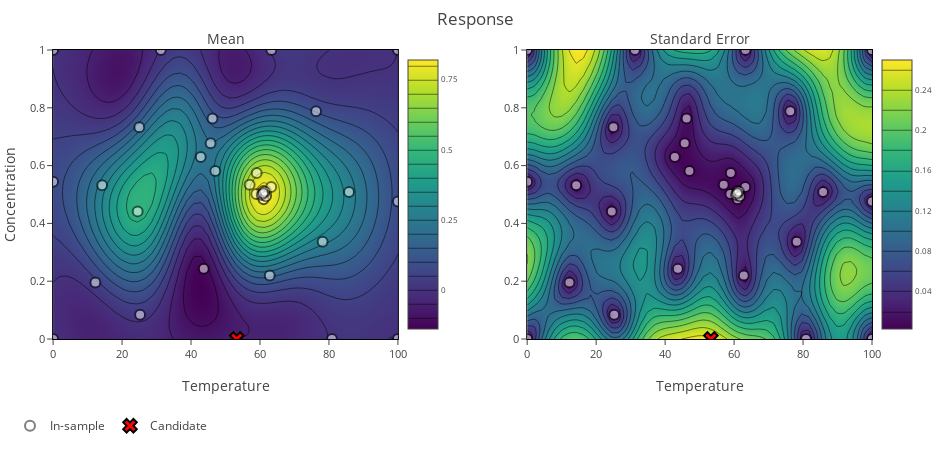

Notebook code cell kept with this figure:
### Markdown cell above
Now le'ts plot the model:

### Code cell
bo.plot_model()

### Figure 1 — Plotly figure (JSON) as saved in the notebook; plotly's stock layout.template omitted (floating-point values rounded to 4 significant figures; data arrays with more than 128 entries replaced by an {"elided": "..."} marker saying what was removed)
{"data": [{"autocolorscale": false, "autocontour": true, "colorbar": {"tickfont": {"size": 8}, "ticksuffix": "", "x": 0.45, "y": 0.5}, "colorscale": [[0, "#440154"], [0.1111, "#482878"], [0.2222, "#3e4989"], [0.3333, "#31688e"], [0.4444, "#26828e"], [0.5556, "#1f9e89"], [0.6667, "#35b779"], [0.7778, "#6ece58"], [0.8889, "#b5de2b"], [1, "#fde725"]], "contours": {"coloring": "heatmap"}, "hoverinfo": "x+y+z", "ncontours": 25, "type": "contour", "x": [0, 2.041, 4.082, 6.122, 8.163, 10.2, 12.24, 14.29, 16.33, 18.37, 20.41, 22.45, 24.49, 26.53, 28.57, 30.61, 32.65, 34.69, 36.73, 38.78, 40.82, 42.86, 44.9, 46.94, 48.98, 51.02, 53.06, 55.1, 57.14, 59.18, 61.22, 63.27, 65.31, 67.35, 69.39, 71.43, 73.47, 75.51, 77.55, 79.59, 81.63, 83.67, 85.71, 87.76, 89.8, 91.84, 93.88, 95.92, 97.96, 100], "xaxis": "x", "y": [0, 0.02041, 0.04082, 0.06122, 0.08163, 0.102, 0.1224, 0.1429, 0.1633, 0.1837, 0.2041, 0.2245, 0.2449, 0.2653, 0.2857, 0.3061, 0.3265, 0.3469, 0.3673, 0.3878, 0.4082, 0.4286, 0.449, 0.4694, 0.4898, 0.5102, 0.5306, 0.551, 0.5714, 0.5918, 0.6122, 0.6327, 0.6531, 0.6735, 0.6939, 0.7143, 0.7347, 0.7551, 0.7755, 0.7959, 0.8163, 0.8367, 0.8571, 0.8776, 0.898, 0.9184, 0.9388, 0.9592, 0.9796, 1], "yaxis": "y", "z": {"elided": "50x50 float values"}, "zauto": true, "zmax": 0.8196, "zmin": -0.8196}, {"autocolorscale": false, "autocontour": true, "colorbar": {"tickfont": {"size": 8}, "ticksuffix": "", "x": 1, "y": 0.5}, "colorscale": [[0, "#440154"], [0.1111, "#482878"], [0.2222, "#3e4989"], [0.3333, "#31688e"], [0.4444, "#26828e"], [0.5556, "#1f9e89"], [0.6667, "#35b779"], [0.7778, "#6ece58"], [0.8889, "#b5de2b"], [1, "#fde725"]], "contours": {"coloring": "heatmap"}, "hoverinfo": "x+y+z", "ncontours": 25, "type": "contour", "x": [0, 2.041, 4.082, 6.122, 8.163, 10.2, 12.24, 14.29, 16.33, 18.37, 20.41, 22.45, 24.49, 26.53, 28.57, 30.61, 32.65, 34.69, 36.73, 38.78, 40.82, 42.86, 44.9, 46.94, 48.98, 51.02, 53.06, 55.1, 57.14, 59.18, 61.22, 63.27, 65.31, 67.35, 69.39, 71.43, 73.47, 75.51, 77.55, 79.59, 81.63, 83.67, 85.71, 87.76, 89.8, 91.84, 93.88, 95.92, 97.96, 100], "xaxis": "x2", "y": [0, 0.02041, 0.04082, 0.06122, 0.08163, 0.102, 0.1224, 0.1429, 0.1633, 0.1837, 0.2041, 0.2245, 0.2449, 0.2653, 0.2857, 0.3061, 0.3265, 0.3469, 0.3673, 0.3878, 0.4082, 0.4286, 0.449, 0.4694, 0.4898, 0.5102, 0.5306, 0.551, 0.5714, 0.5918, 0.6122, 0.6327, 0.6531, 0.6735, 0.6939, 0.7143, 0.7347, 0.7551, 0.7755, 0.7959, 0.8163, 0.8367, 0.8571, 0.8776, 0.898, 0.9184, 0.9388, 0.9592, 0.9796, 1], "yaxis": "y2", "z": {"elided": "50x50 float values"}}, {"hoverinfo": "text", "legendgroup": "In-sample", "marker": {"color": "white", "line": {"color": "black", "width": 2}, "opacity": 0.5, "size": 10, "symbol": "circle"}, "mode": "markers", "name": "In-sample", "text": ["<b>Sample 1:</b>\n<br>Temperature: 0.0 <br>Concentration: 0.0 <br>Response: 0.0005530843449776\n", "<b>Sample 2:</b>\n<br>Temperature: 100.0 <br>Concentration: 0.0 <br>Response: 0.0005530843701466\n", "<b>Sample 3:</b>\n<br>Temperature: 0.0 <br>Concentration: 1.0 <br>Response: 0.0005530843667414\n", "<b>Sample 4:</b>\n<br>Temperature: 100.0 <br>Concentration: 1.0 <br>Response: 0.0005530843701476\n", "<b>Sample 5:</b>\n<br>Temperature: 62.827444076538086 <br>Concentration: 0.21987898647785187 <br>Response: 0.16359252558280818\n", "<b>Sample 6:</b>\n<br>Temperature: 25.22563636302948 <br>Concentration: 0.08396358042955399 <br>Response: 0.015747053190651998\n", "<b>Sample 7:</b>\n<br>Temperature: 12.258349359035492 <br>Concentration: 0.1955520063638687 <br>Response: 0.03769045776772895\n", "<b>Sample 8:</b>\n<br>Temperature: 45.680248737335205 <br>Concentration: 0.6774510145187378 <br>Response: 0.20453226286159065\n", "<b>Sample 9:</b>\n<br>Temperature: 43.690651655197144 <br>Concentration: 0.2427900731563568 <br>Response: -0.11894661744856871\n", "<b>Sample 10:</b>\n<br>Temperature: 46.231878650784914 <br>Concentration: 0.7626778274681282 <br>Response: 0.1225880213219071\n", "<b>Sample 11:</b>\n<br>Temperature: 42.822415167742385 <br>Concentration: 0.6300715149421501 <br>Response: 0.2283837736041393\n", "<b>Sample 12:</b>\n<br>Temperature: 47.04882198092351 <br>Concentration: 0.5814474366703758 <br>Response: 0.2573078067774932\n", "<b>Sample 13:</b>\n<br>Temperature: 56.98931881485253 <br>Concentration: 0.5340205516441344 <br>Response: 0.7448999190476617\n", "<b>Sample 14:</b>\n<br>Temperature: 59.04040786112566 <br>Concentration: 0.574627462659008 <br>Response: 0.732513316948433\n", "<b>Sample 15:</b>\n<br>Temperature: 58.9203642561763 <br>Concentration: 0.5018380571157174 <br>Response: 0.8006079309947899\n", "<b>Sample 16:</b>\n<br>Temperature: 61.2536263711405 <br>Concentration: 0.501719119243089 <br>Response: 0.8202252546828599\n", "<b>Sample 17:</b>\n<br>Temperature: 24.990394370315204 <br>Concentration: 0.7325257840745191 <br>Response: 0.17811007918339736\n", "<b>Sample 18:</b>\n<br>Temperature: 63.25008542842016 <br>Concentration: 0.5262742547240925 <br>Response: 0.7988224594500662\n", "<b>Sample 19:</b>\n<br>Temperature: 85.81791649606808 <br>Concentration: 0.5089659039660991 <br>Response: 0.2767803446305364\n", "<b>Sample 20:</b>\n<br>Temperature: 76.26742075776065 <br>Concentration: 0.7882883027069347 <br>Response: 0.09515627482069629\n", "<b>Sample 21:</b>\n<br>Temperature: 100.0 <br>Concentration: 0.4755099178624831 <br>Response: 0.08110624781141997\n", "<b>Sample 22:</b>\n<br>Temperature: 61.01874936755308 <br>Concentration: 0.4836331353832935 <br>Response: 0.8133251829471219\n", "<b>Sample 23:</b>\n<br>Temperature: 60.92851807392555 <br>Concentration: 0.5125392957679583 <br>Response: 0.8188129558408913\n", "<b>Sample 24:</b>\n<br>Temperature: 0.0 <br>Concentration: 0.5437324800455506 <br>Response: 0.07900448850909206\n", "<b>Sample 25:</b>\n<br>Temperature: 80.86337056786743 <br>Concentration: 0.0 <br>Response: 0.002599169522500366\n", "<b>Sample 26:</b>\n<br>Temperature: 31.2426502892772 <br>Concentration: 1.0 <br>Response: 0.004419692661712699\n", "<b>Sample 27:</b>\n<br>Temperature: 24.525704118243144 <br>Concentration: 0.44160743784510625 <br>Response: 0.4745637903399084\n", "<b>Sample 28:</b>\n<br>Temperature: 60.56687730344574 <br>Concentration: 0.49809813378717555 <br>Response: 0.8181235793629409\n", "<b>Sample 29:</b>\n<br>Temperature: 14.218530605870479 <br>Concentration: 0.5321109437777619 <br>Response: 0.2722165159474929\n", "<b>Sample 30:</b>\n<br>Temperature: 78.16631294340917 <br>Concentration: 0.3361487965101418 <br>Response: 0.2643901594885592\n", "<b>Sample 31:</b>\n<br>Temperature: 63.30913347038772 <br>Concentration: 1.0 <br>Response: 0.005569880070516744\n", "<b>Sample 32:</b>\n<br>Temperature: 61.72567298023874 <br>Concentration: 0.4936855380407609 <br>Response: 0.818034766665129\n", "<b>Sample 33:</b>\n<br>Temperature: 61.404540858596064 <br>Concentration: 0.5100632974532221 <br>Response: 0.8194848064279914\n", "<b>Sample 34:</b>\n<br>Temperature: 60.87665704982124 <br>Concentration: 0.5045082034390123 <br>Response: 0.8198775237924788\n"], "type": "scatter", "x": [0, 42.82, 47.05, 56.99, 59.04, 58.92, 61.25, 24.99, 63.25, 85.82, 76.27, 100, 100, 61.02, 60.93, 0, 80.86, 31.24, 24.53, 60.57, 14.22, 78.17, 0, 63.31, 61.73, 61.4, 60.88, 100, 62.83, 25.23, 12.26, 45.68, 43.69, 46.23], "xaxis": "x", "y": [0, 0.6301, 0.5814, 0.534, 0.5746, 0.5018, 0.5017, 0.7325, 0.5263, 0.509, 0.7883, 0, 0.4755, 0.4836, 0.5125, 0.5437, 0, 1, 0.4416, 0.4981, 0.5321, 0.3361, 1, 1, 0.4937, 0.5101, 0.5045, 1, 0.2199, 0.08396, 0.1956, 0.6775, 0.2428, 0.7627], "yaxis": "y"}, {"hoverinfo": "text", "legendgroup": "In-sample", "marker": {"color": "white", "line": {"color": "black", "width": 2}, "opacity": 0.5, "size": 10, "symbol": "circle"}, "mode": "markers", "name": "In-sample", "showlegend": false, "text": ["<b>Sample 1:</b>\n<br>Temperature: 0.0 <br>Concentration: 0.0 <br>Response: 0.0005530843449776\n", "<b>Sample 2:</b>\n<br>Temperature: 100.0 <br>Concentration: 0.0 <br>Response: 0.0005530843701466\n", "<b>Sample 3:</b>\n<br>Temperature: 0.0 <br>Concentration: 1.0 <br>Response: 0.0005530843667414\n", "<b>Sample 4:</b>\n<br>Temperature: 100.0 <br>Concentration: 1.0 <br>Response: 0.0005530843701476\n", "<b>Sample 5:</b>\n<br>Temperature: 62.827444076538086 <br>Concentration: 0.21987898647785187 <br>Response: 0.16359252558280818\n", "<b>Sample 6:</b>\n<br>Temperature: 25.22563636302948 <br>Concentration: 0.08396358042955399 <br>Response: 0.015747053190651998\n", "<b>Sample 7:</b>\n<br>Temperature: 12.258349359035492 <br>Concentration: 0.1955520063638687 <br>Response: 0.03769045776772895\n", "<b>Sample 8:</b>\n<br>Temperature: 45.680248737335205 <br>Concentration: 0.6774510145187378 <br>Response: 0.20453226286159065\n", "<b>Sample 9:</b>\n<br>Temperature: 43.690651655197144 <br>Concentration: 0.2427900731563568 <br>Response: -0.11894661744856871\n", "<b>Sample 10:</b>\n<br>Temperature: 46.231878650784914 <br>Concentration: 0.7626778274681282 <br>Response: 0.1225880213219071\n", "<b>Sample 11:</b>\n<br>Temperature: 42.822415167742385 <br>Concentration: 0.6300715149421501 <br>Response: 0.2283837736041393\n", "<b>Sample 12:</b>\n<br>Temperature: 47.04882198092351 <br>Concentration: 0.5814474366703758 <br>Response: 0.2573078067774932\n", "<b>Sample 13:</b>\n<br>Temperature: 56.98931881485253 <br>Concentration: 0.5340205516441344 <br>Response: 0.7448999190476617\n", "<b>Sample 14:</b>\n<br>Temperature: 59.04040786112566 <br>Concentration: 0.574627462659008 <br>Response: 0.732513316948433\n", "<b>Sample 15:</b>\n<br>Temperature: 58.9203642561763 <br>Concentration: 0.5018380571157174 <br>Response: 0.8006079309947899\n", "<b>Sample 16:</b>\n<br>Temperature: 61.2536263711405 <br>Concentration: 0.501719119243089 <br>Response: 0.8202252546828599\n", "<b>Sample 17:</b>\n<br>Temperature: 24.990394370315204 <br>Concentration: 0.7325257840745191 <br>Response: 0.17811007918339736\n", "<b>Sample 18:</b>\n<br>Temperature: 63.25008542842016 <br>Concentration: 0.5262742547240925 <br>Response: 0.7988224594500662\n", "<b>Sample 19:</b>\n<br>Temperature: 85.81791649606808 <br>Concentration: 0.5089659039660991 <br>Response: 0.2767803446305364\n", "<b>Sample 20:</b>\n<br>Temperature: 76.26742075776065 <br>Concentration: 0.7882883027069347 <br>Response: 0.09515627482069629\n", "<b>Sample 21:</b>\n<br>Temperature: 100.0 <br>Concentration: 0.4755099178624831 <br>Response: 0.08110624781141997\n", "<b>Sample 22:</b>\n<br>Temperature: 61.01874936755308 <br>Concentration: 0.4836331353832935 <br>Response: 0.8133251829471219\n", "<b>Sample 23:</b>\n<br>Temperature: 60.92851807392555 <br>Concentration: 0.5125392957679583 <br>Response: 0.8188129558408913\n", "<b>Sample 24:</b>\n<br>Temperature: 0.0 <br>Concentration: 0.5437324800455506 <br>Response: 0.07900448850909206\n", "<b>Sample 25:</b>\n<br>Temperature: 80.86337056786743 <br>Concentration: 0.0 <br>Response: 0.002599169522500366\n", "<b>Sample 26:</b>\n<br>Temperature: 31.2426502892772 <br>Concentration: 1.0 <br>Response: 0.004419692661712699\n", "<b>Sample 27:</b>\n<br>Temperature: 24.525704118243144 <br>Concentration: 0.44160743784510625 <br>Response: 0.4745637903399084\n", "<b>Sample 28:</b>\n<br>Temperature: 60.56687730344574 <br>Concentration: 0.49809813378717555 <br>Response: 0.8181235793629409\n", "<b>Sample 29:</b>\n<br>Temperature: 14.218530605870479 <br>Concentration: 0.5321109437777619 <br>Response: 0.2722165159474929\n", "<b>Sample 30:</b>\n<br>Temperature: 78.16631294340917 <br>Concentration: 0.3361487965101418 <br>Response: 0.2643901594885592\n", "<b>Sample 31:</b>\n<br>Temperature: 63.30913347038772 <br>Concentration: 1.0 <br>Response: 0.005569880070516744\n", "<b>Sample 32:</b>\n<br>Temperature: 61.72567298023874 <br>Concentration: 0.4936855380407609 <br>Response: 0.818034766665129\n", "<b>Sample 33:</b>\n<br>Temperature: 61.404540858596064 <br>Concentration: 0.5100632974532221 <br>Response: 0.8194848064279914\n", "<b>Sample 34:</b>\n<br>Temperature: 60.87665704982124 <br>Concentration: 0.5045082034390123 <br>Response: 0.8198775237924788\n"], "type": "scatter", "x": [0, 42.82, 47.05, 56.99, 59.04, 58.92, 61.25, 24.99, 63.25, 85.82, 76.27, 100, 100, 61.02, 60.93, 0, 80.86, 31.24, 24.53, 60.57, 14.22, 78.17, 0, 63.31, 61.73, 61.4, 60.88, 100, 62.83, 25.23, 12.26, 45.68, 43.69, 46.23], "xaxis": "x2", "y": [0, 0.6301, 0.5814, 0.534, 0.5746, 0.5018, 0.5017, 0.7325, 0.5263, 0.509, 0.7883, 0, 0.4755, 0.4836, 0.5125, 0.5437, 0, 1, 0.4416, 0.4981, 0.5321, 0.3361, 1, 1, 0.4937, 0.5101, 0.5045, 1, 0.2199, 0.08396, 0.1956, 0.6775, 0.2428, 0.7627], "yaxis": "y2"}, {"hoverinfo": "text", "hoverlabel": {"bgcolor": "#f8d5cd", "font": {"color": "black"}}, "legendgroup": "Candidate", "marker": {"color": "red", "line": {"color": "black", "width": 2}, "opacity": 1, "size": 12, "symbol": "x"}, "mode": "markers", "name": "Candidate", "text": [], "type": "scatter", "x": [53.26], "xaxis": "x", "y": [0], "yaxis": "y"}, {"hoverinfo": "text", "hoverlabel": {"bgcolor": "#f8d5cd", "font": {"color": "black"}}, "legendgroup": "Candidate", "marker": {"color": "red", "line": {"color": "black", "width": 2}, "opacity": 1, "size": 12, "symbol": "x"}, "mode": "markers", "name": "Candidate", "showlegend": false, "text": [], "type": "scatter", "x": [53.26], "xaxis": "x2", "y": [0], "yaxis": "y2"}], "layout": {"annotations": [{"font": {"size": 14}, "showarrow": false, "text": "Mean", "x": 0.25, "xanchor": "center", "xref": "paper", "y": 1, "yanchor": "bottom", "yref": "paper"}, {"font": {"size": 14}, "showarrow": false, "text": "Standard Error", "x": 0.8, "xanchor": "center", "xref": "paper", "y": 1, "yanchor": "bottom", "yref": "paper"}], "autosize": false, "height": 450, "hovermode": "closest", "legend": {"bgcolor": "rgba(0,0,0,0)", "orientation": "h", "x": 0, "y": -0.25}, "margin": {"b": 50, "l": 10, "pad": 0, "r": 10, "t": 50}, "plot_bgcolor": "white", "title": {"text": "Response"}, "width": 950, "xaxis": {"anchor": "y", "autorange": false, "domain": [0.05, 0.45], "exponentformat": "e", "gridcolor": "lightgray", "linecolor": "black", "linewidth": 1, "mirror": true, "range": [0, 100], "showgrid": true, "showline": true, "tickfont": {"size": 11}, "tickmode": "auto", "title": {"text": "Temperature"}, "type": "linear", "zeroline": false, "zerolinecolor": "black"}, "xaxis2": {"anchor": "y2", "autorange": false, "domain": [0.6, 1], "exponentformat": "e", "gridcolor": "lightgray", "linecolor": "black", "linewidth": 1, "mirror": true, "range": [0, 100], "showgrid": true, "showline": true, "tickfont": {"size": 11}, "tickmode": "auto", "title": {"text": "Temperature"}, "type": "linear", "zeroline": false, "zerolinecolor": "black"}, "yaxis": {"anchor": "x", "autorange": false, "domain": [0, 1], "exponentformat": "e", "gridcolor": "lightgray", "linecolor": "black", "linewidth": 1, "mirror": true, "range": [0, 1], "showgrid": true, "showline": true, "tickfont": {"size": 11}, "tickmode": "auto", "title": {"text": "Concentration"}, "type": "linear", "zeroline": false, "zerolinecolor": "black"}, "yaxis2": {"anchor": "x2", "autorange": false, "domain": [0, 1], "exponentformat": "e", "gridcolor": "lightgray", "linecolor": "black", "linewidth": 1, "mirror": true, "range": [0, 1], "showgrid": true, "showline": true, "tickfont": {"size": 11}, "tickmode": "auto", "type": "linear", "zeroline": false, "zerolinecolor": "black"}}}
